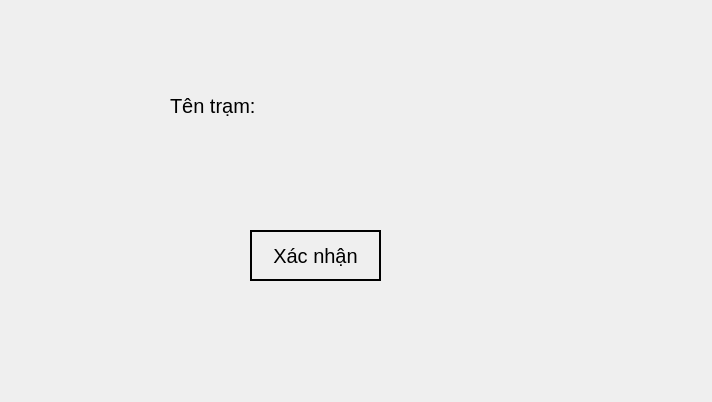
<?xml version="1.0" encoding="UTF-8"?>
<ui version="4.0">
 <class>Giaodienthanhtoan</class>
 <widget class="QDialog" name="Giaodienthanhtoan">
  <property name="geometry">
   <rect>
    <x>0</x>
    <y>0</y>
    <width>712</width>
    <height>402</height>
   </rect>
  </property>
  <property name="windowTitle">
   <string>Dialog</string>
  </property>
  <widget class="QLabel" name="lblbill">
   <property name="geometry">
    <rect>
     <x>170</x>
     <y>10</y>
     <width>531</width>
     <height>191</height>
    </rect>
   </property>
   <property name="font">
    <font>
     <pointsize>15</pointsize>
    </font>
   </property>
   <property name="text">
    <string>Tên trạm:</string>
   </property>
  </widget>
  <widget class="QPushButton" name="pushButton">
   <property name="geometry">
    <rect>
     <x>250</x>
     <y>230</y>
     <width>131</width>
     <height>51</height>
    </rect>
   </property>
   <property name="font">
    <font>
     <pointsize>15</pointsize>
    </font>
   </property>
   <property name="styleSheet">
    <string notr="true">border: 2px solid black</string>
   </property>
   <property name="text">
    <string>Xác nhận</string>
   </property>
  </widget>
 </widget>
 <resources/>
 <connections/>
</ui>
